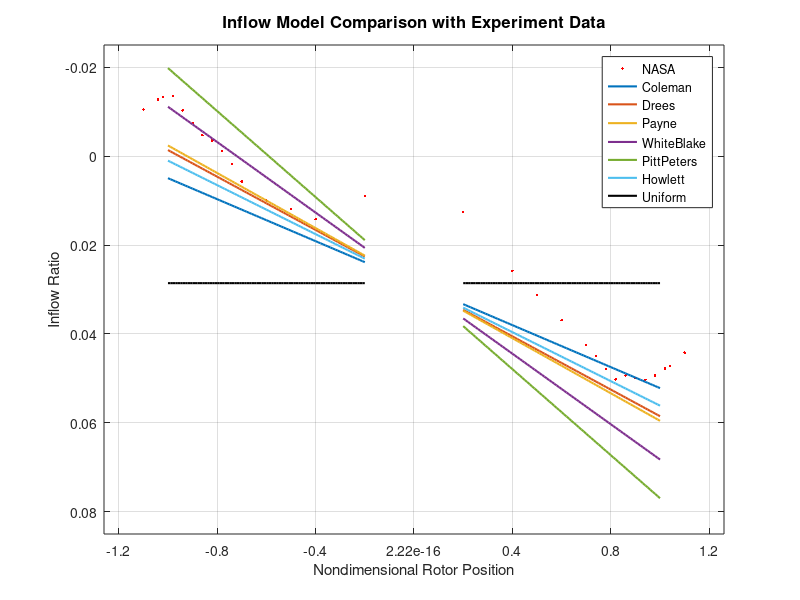
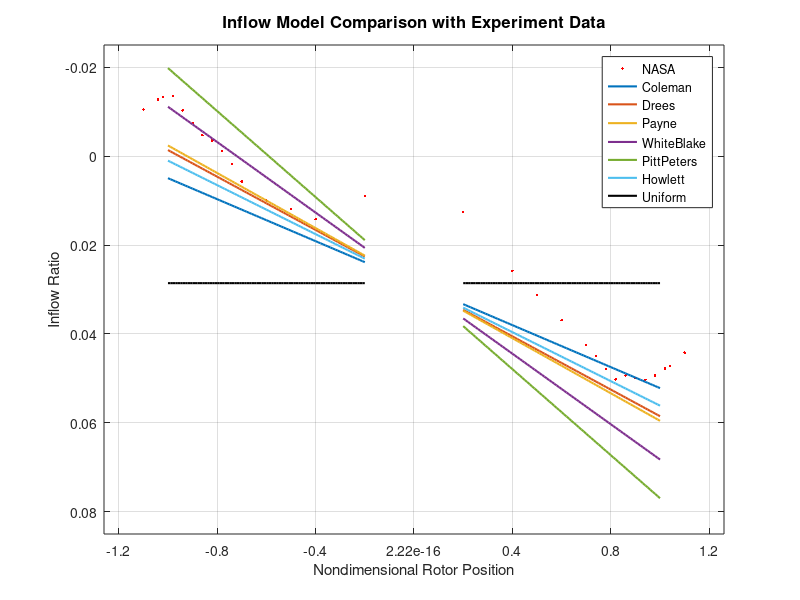

Write MATLAB code to recreate these figures, in order.
clear
clc
close all

data.NASA = load('lambdaMeasuredNASA.mat');
data.Coleman = load('ColemanDynamics.mat');
data.Drees = load('DreesDynamics.mat');
data.Payne = load('PayneDynamics.mat');
data.WhiteBlake = load('WhiteBlakeDynamics.mat');
data.PittPeters = load('PittPetersDynamics.mat');
data.Howlett = load('HowlettDynamics.mat');
data.Uniform = load('UniformDynamics.mat');

modelCell = {'NASA','Coleman','Drees','Payne','WhiteBlake','PittPeters','Howlett','Uniform'};
lineStyles = {'.','-','-','-','-','-','-','-'};
plotColor = {'#FF0000','#0072BD', '#D95319', '#EDB120', '#7E2F8E', '#77AC30', '#4DBEEE', '#000000'};

%% Inflow Model Plotting

h = figure;
hold on
box on
grid on
set(gca, 'YDir', 'reverse')

angle1 = 0;
angle2 = pi+angle1;

% plot(data.NASA.r, data.NASA.lambdaMeasured(:,4),'.r','MarkerSize',8)

for i = 1:size(modelCell,2)

    model = modelCell{i};
    pos = find(abs(data.(model).psi-angle1)<0.001);
    plot(data.(model).r, data.(model).lambda(:,pos),lineStyles{i},'Color',plotColor{i},'LineWidth',1.5)

end

% plot(-data.NASA.r, data.NASA.lambdaMeasured(:,6),'.r','MarkerSize',8)

for i = 1:size(modelCell,2)

    model = modelCell{i};
    pos = find(abs(data.(model).psi-angle2)<0.001);
    if size(data.(model).lambda(:,pos),2)==0
        continue
    else
    plot(-data.(model).r, data.(model).lambda(:,pos),lineStyles{i},'Color',plotColor{i},'LineWidth',1.5)
    end

end

title('Inflow Model Comparison with Experiment Data', 'FontSize',12,'FontWeight','bold')
xlabel('Nondimensional Rotor Position')
ylabel('Inflow Ratio')
axis([-1.26 1.26 -0.025 0.085])
xticks(-1.2:0.4:1.2)
yticks(-0.02:0.02:0.08)
% legend([{'NASA Measurement'},modelCell],'Location','southwest')
legend(modelCell,'Location','best')


saveas(h, 'InflowComparisonLateral','fig')
saveas(h, 'InflowComparisonLateral','png')
